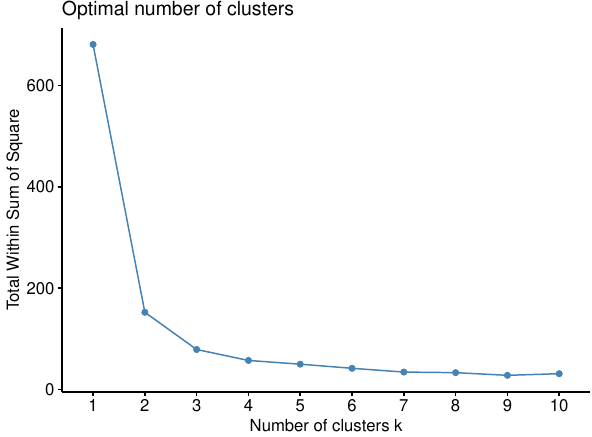

The R source for this figure:
pdf(file = "13-r-elbow.pdf", width = 6, height = 4.5)

library(tidyverse)
library(factoextra)

my_data <- iris[, -5]
fviz_nbclust(my_data, kmeans, method = "wss")
